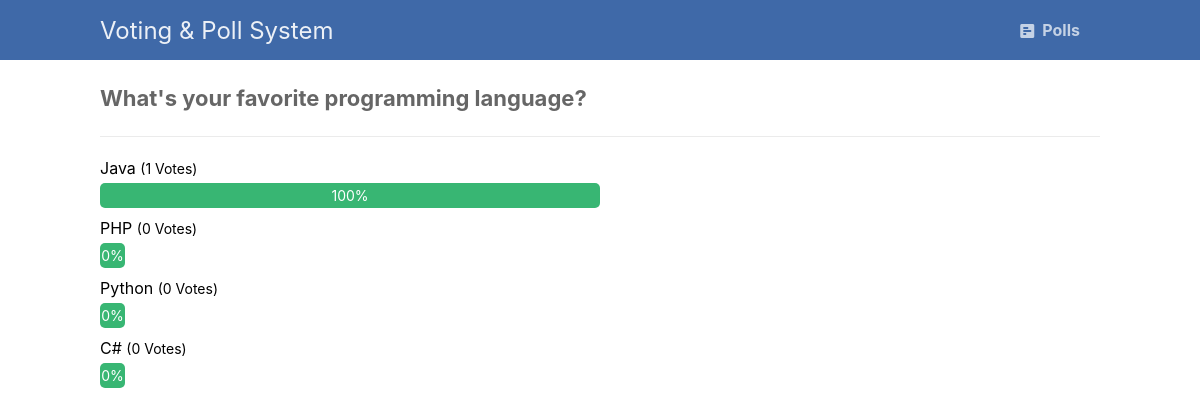
The page /polls/result.php?id=1 on the database its author committed.
### tables this page shows
CREATE TABLE `polls` (
  `id` int(11) NOT NULL,
  `title` text NOT NULL,
  `description` text NOT NULL
);

CREATE TABLE `poll_answers` (
  `id` int(11) NOT NULL,
  `poll_id` int(11) NOT NULL,
  `title` text NOT NULL,
  `votes` int(11) NOT NULL DEFAULT 0
);

### polls/result.php (the view, shortened to what this page needs)
<?php
include 'functions.php';
$pdo = pdo_connect_mysql();
if (isset($_GET['id'])) {
    $stmt = $pdo->prepare('SELECT * FROM polls WHERE id = ?');
    $stmt->execute([ $_GET['id'] ]);
    $poll = $stmt->fetch(PDO::FETCH_ASSOC);
    if ($poll) {
        $stmt = $pdo->prepare('SELECT * FROM poll_answers WHERE poll_id = ? ORDER BY votes DESC');
        $stmt->execute([ $_GET['id'] ]);
        $poll_answers = $stmt->fetchAll(PDO::FETCH_ASSOC);
        $total_votes = 0;
        foreach($poll_answers as $poll_answer) {
            $total_votes += $poll_answer['votes'];
        }
    } else {
        exit('Poll with that ID does not exist.');
    }
} else {
    exit('No poll ID specified.');
}
?>
<?=template_header('Poll Results')?>
<div class="content poll-result">
	<h2><?=$poll['title']?></h2>
    <div class="wrapper">
        <?php foreach ($poll_answers as $poll_answer): ?>
        <div class="poll-question">
            <p><?=$poll_answer['title']?> <span>(<?=$poll_answer['votes']?> Votes)</span></p>
            <div class="result-bar" style= "width:<?=@round(($poll_answer['votes']/$total_votes)*100)?>%">
                <?=@round(($poll_answer['votes']/$total_votes)*100)?>%
            </div>
        </div>
        <?php endforeach; ?>
    </div>
</div>
<?=template_footer()?>

### polls/functions.php (shortened to what this page needs)
<?php
function template_header($title) {
    echo <<<EOT
    <!DOCTYPE html>
    <html>
        <head>
            <meta charset="utf-8">
            <title>$title</title>
            <link href="/assets/css/polls.css" rel="stylesheet" type="text/css">
            <link rel="stylesheet" href="https://use.fontawesome.com/releases/v5.7.1/css/all.css">
        </head>
        <body>
        <nav class="navtop">
            <div>
                <h1>Voting & Poll System</h1>
                <a href="index.php"><i class="fas fa-poll-h"></i>Polls</a>
            </div>
        </nav>
    EOT;
    }
    function template_footer() {
    echo <<<EOT
        </body>
    </html>
    EOT;
    }
?>

### assets/css/polls.css (style rules this page uses)
* { box-sizing: border-box; font-family: -apple-system, BlinkMacSystemFont, "segoe ui", roboto, oxygen, ubuntu, cantarell, "fira sans", "droid sans", "helvetica neue", Arial, sans-serif; font-size: 16px; -webkit-font-smoothing: antialiased; -moz-osx-font-smoothing: grayscale; }
body { background-color: #FFFFFF; margin: 0; }
.navtop { background-color: #3f69a8; height: 60px; width: 100%; border: 0; }
.navtop div { display: flex; margin: 0 auto; width: 1000px; height: 100%; }
.navtop div h1, .navtop div a { display: inline-flex; align-items: center; }
.navtop div h1 { flex: 1; font-size: 24px; padding: 0; margin: 0; color: #ecf0f6; font-weight: normal; }
.navtop div a { padding: 0 20px; text-decoration: none; color: #c5d2e5; font-weight: bold; }
.navtop div a i { padding: 2px 8px 0 0; }
.content { width: 1000px; margin: 0 auto; }
.content h2 { margin: 0; padding: 25px 0; font-size: 22px; border-bottom: 1px solid #ebebeb; color: #666666; }
.poll-result .wrapper { display: flex; flex-flow: column; }
.poll-result .wrapper .poll-question { width: 50%; padding-bottom: 5px; }
.poll-result .wrapper .poll-question p { margin: 0; padding: 5px 0; }
.poll-result .wrapper .poll-question p span { font-size: 14px; }
.poll-result .wrapper .poll-question .result-bar { display: flex; height: 25px; min-width: 5%; background-color: #38b673; border-radius: 5px; font-size: 14px; color: #FFFFFF; justify-content: center; align-items: center; }

### rows shown on the page
polls: title "What's your favorite programming language?"
poll_answers: title "Java", votes "1", @round(($poll_answer['votes']/$total_votes)*100) "100"
poll_answers: title "PHP", votes "0", @round(($poll_answer['votes']/$total_votes)*100) "0"
poll_answers: title "Python", votes "0", @round(($poll_answer['votes']/$total_votes)*100) "0"
poll_answers: title "C#", votes "0", @round(($poll_answer['votes']/$total_votes)*100) "0"
